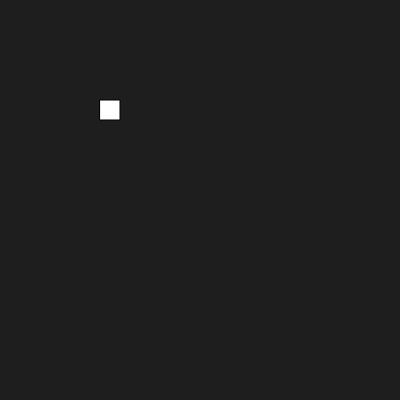
Frame 1 (no input)
Frame 60 (no input): identical to frame 1, image omitted
Frame 120 (the mouse pressed at the canvas centre since frame 60): identical to frame 1, image omitted

The p5.js sketch that drew this single still picture (run headless with seeded random() and noise() and a simulated clock; from frame 60 on, the mouse is pressed at the canvas centre):

// p5.js sketch
// ── sketch.js

function setup() {
  createCanvas(400,400);
}

function draw() 
{
 
  background(30);
rect(100,100,20,20);
}
